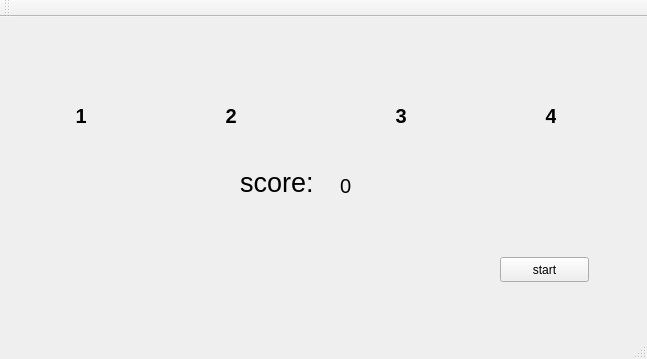
<?xml version="1.0" encoding="UTF-8"?>
<ui version="4.0">
 <class>MainWindow</class>
 <widget class="QMainWindow" name="MainWindow">
  <property name="geometry">
   <rect>
    <x>0</x>
    <y>0</y>
    <width>647</width>
    <height>359</height>
   </rect>
  </property>
  <property name="windowTitle">
   <string>MainWindow</string>
  </property>
  <widget class="QWidget" name="centralWidget">
   <widget class="QLabel" name="ledpicture2">
    <property name="geometry">
     <rect>
      <x>190</x>
      <y>30</y>
      <width>81</width>
      <height>51</height>
     </rect>
    </property>
    <property name="text">
     <string/>
    </property>
    <property name="pixmap">
     <pixmap resource="qtres.qrc">:/new/prefix1/lightbulb.png</pixmap>
    </property>
    <property name="scaledContents">
     <bool>true</bool>
    </property>
   </widget>
   <widget class="QLabel" name="label_3">
    <property name="geometry">
     <rect>
      <x>390</x>
      <y>90</y>
      <width>16</width>
      <height>17</height>
     </rect>
    </property>
    <property name="font">
     <font>
      <pointsize>15</pointsize>
      <weight>75</weight>
      <bold>true</bold>
     </font>
    </property>
    <property name="text">
     <string> 3</string>
    </property>
   </widget>
   <widget class="QLabel" name="ledpicture1">
    <property name="geometry">
     <rect>
      <x>40</x>
      <y>30</y>
      <width>81</width>
      <height>51</height>
     </rect>
    </property>
    <property name="text">
     <string/>
    </property>
    <property name="pixmap">
     <pixmap resource="qtres.qrc">:/new/prefix1/lightbulb.png</pixmap>
    </property>
    <property name="scaledContents">
     <bool>true</bool>
    </property>
   </widget>
   <widget class="QLabel" name="ledpicture3">
    <property name="geometry">
     <rect>
      <x>360</x>
      <y>30</y>
      <width>81</width>
      <height>51</height>
     </rect>
    </property>
    <property name="text">
     <string/>
    </property>
    <property name="pixmap">
     <pixmap resource="qtres.qrc">:/new/prefix1/lightbulb.png</pixmap>
    </property>
    <property name="scaledContents">
     <bool>true</bool>
    </property>
   </widget>
   <widget class="QLabel" name="ledpicture4">
    <property name="geometry">
     <rect>
      <x>510</x>
      <y>30</y>
      <width>81</width>
      <height>51</height>
     </rect>
    </property>
    <property name="text">
     <string/>
    </property>
    <property name="pixmap">
     <pixmap resource="qtres.qrc">:/new/prefix1/lightbulb.png</pixmap>
    </property>
    <property name="scaledContents">
     <bool>true</bool>
    </property>
   </widget>
   <widget class="QLabel" name="label_4">
    <property name="geometry">
     <rect>
      <x>540</x>
      <y>90</y>
      <width>16</width>
      <height>17</height>
     </rect>
    </property>
    <property name="font">
     <font>
      <pointsize>15</pointsize>
      <weight>75</weight>
      <bold>true</bold>
     </font>
    </property>
    <property name="text">
     <string> 4</string>
    </property>
   </widget>
   <widget class="QLabel" name="label_2">
    <property name="geometry">
     <rect>
      <x>220</x>
      <y>90</y>
      <width>16</width>
      <height>17</height>
     </rect>
    </property>
    <property name="font">
     <font>
      <pointsize>15</pointsize>
      <weight>75</weight>
      <bold>true</bold>
     </font>
    </property>
    <property name="text">
     <string> 2</string>
    </property>
   </widget>
   <widget class="QLabel" name="label">
    <property name="geometry">
     <rect>
      <x>70</x>
      <y>90</y>
      <width>16</width>
      <height>17</height>
     </rect>
    </property>
    <property name="font">
     <font>
      <pointsize>15</pointsize>
      <weight>75</weight>
      <bold>true</bold>
     </font>
    </property>
    <property name="text">
     <string> 1</string>
    </property>
   </widget>
   <widget class="QLabel" name="score_num">
    <property name="geometry">
     <rect>
      <x>340</x>
      <y>160</y>
      <width>67</width>
      <height>17</height>
     </rect>
    </property>
    <property name="font">
     <font>
      <pointsize>15</pointsize>
     </font>
    </property>
    <property name="text">
     <string>0</string>
    </property>
   </widget>
   <widget class="QLabel" name="score">
    <property name="geometry">
     <rect>
      <x>240</x>
      <y>150</y>
      <width>151</width>
      <height>31</height>
     </rect>
    </property>
    <property name="font">
     <font>
      <pointsize>20</pointsize>
     </font>
    </property>
    <property name="text">
     <string>score:</string>
    </property>
   </widget>
   <widget class="QPushButton" name="led_shine">
    <property name="geometry">
     <rect>
      <x>500</x>
      <y>240</y>
      <width>89</width>
      <height>25</height>
     </rect>
    </property>
    <property name="text">
     <string>start</string>
    </property>
   </widget>
  </widget>
  <widget class="QMenuBar" name="menuBar">
   <property name="geometry">
    <rect>
     <x>0</x>
     <y>0</y>
     <width>647</width>
     <height>22</height>
    </rect>
   </property>
  </widget>
  <widget class="QToolBar" name="mainToolBar">
   <attribute name="toolBarArea">
    <enum>TopToolBarArea</enum>
   </attribute>
   <attribute name="toolBarBreak">
    <bool>false</bool>
   </attribute>
  </widget>
  <widget class="QStatusBar" name="statusBar"/>
 </widget>
 <layoutdefault spacing="6" margin="11"/>
 <resources>
  <include location="qtres.qrc"/>
 </resources>
 <connections/>
</ui>
